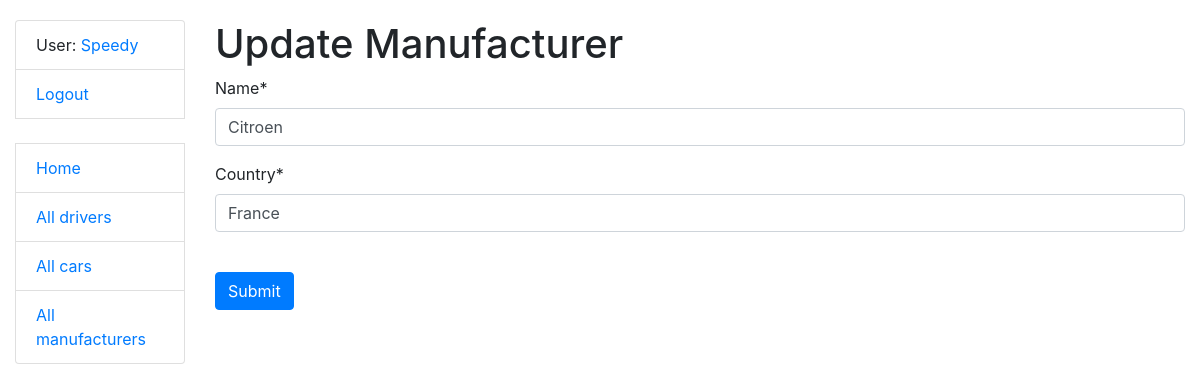
The page /manufacturers/2/update/ (signed in) on the database its author committed.
### taxi/models.py (models this page shows, shortened)
class Driver(AbstractUser):
    license_number = models.CharField(max_length=255, unique=True)
    class Meta:
        verbose_name = "driver"
        verbose_name_plural = "drivers"
    def get_absolute_url(self):
        return reverse("taxi:driver-detail", kwargs={'pk': self.pk})

class Manufacturer(models.Model):
    name = models.CharField(max_length=255, unique=True)
    country = models.CharField(max_length=255)
    class Meta:
        ordering = ["name"]

### taxi/views.py (the view)
# urls.py: path("manufacturers/<int:pk>/update/", ManufacturerUpdateView.as_view(), name="manufacturer-update"),
class ManufacturerUpdateView(LoginRequiredMixin, generic.UpdateView):
    model = Manufacturer
    fields = "__all__"
    success_url = reverse_lazy("taxi:manufacturer-list")

### templates/taxi/manufacturer_form.html (shortened to what this page needs)
{% extends "base.html" %}
{% load crispy_forms_filters %}
{% block content %}
  <h1>{{ object|yesno:"Update,Create" }} Manufacturer</h1>
  <form action="" method="post" novalidate>
    {{ form|crispy }}
    <br>
    <input class="btn btn-primary" type="submit" value="Submit">
  </form>
{% endblock %}

### templates/includes/sidebar.html
<ul class="sidebar-nav list-group">
  {% if user.is_authenticated %}
    <li class="list-group-item">User: <a href="{{ user.get_absolute_url }}">{{ user.get_username }}</a></li>
    <li class="list-group-item"><a href="{% url 'logout'%}?next={{request.path}}">Logout</a></li>
  {% else %}
    <li class="list-group-item"><a href="{% url 'login'%}?next={{request.path}}">Login</a></li>
  {% endif %}
  <br>
  <li class="list-group-item"><a href="{% url 'taxi:index' %}">Home</a></li>
  <li class="list-group-item"><a href="{% url 'taxi:driver-list' %}">All drivers</a></li>
  <li class="list-group-item"><a href="{% url 'taxi:car-list' %}">All cars</a></li>
  <li class="list-group-item"><a href="{% url 'taxi:manufacturer-list' %}">All manufacturers</a></li>
</ul>

### static/css/styles.css (style rules this page uses)
body { margin-top: 20px; }

### rows shown on the page
Driver: get_username "Speedy"
Manufacturer: name "Citroen", country "France"

### other values the page prints
{{ object|yesno:"Update,Create" }} "Update"
